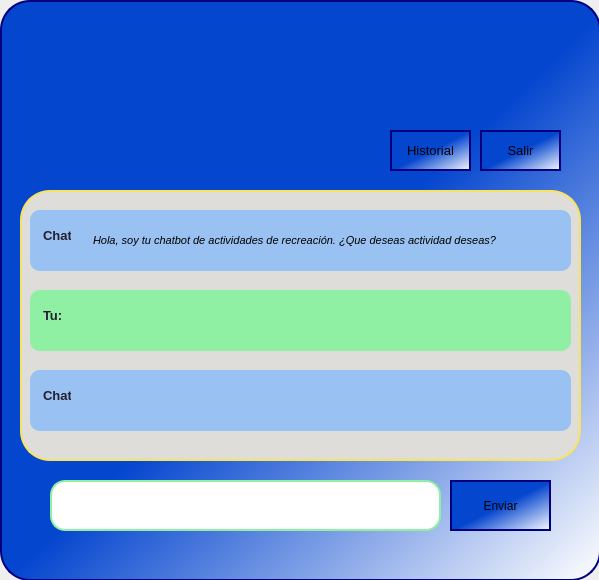
<?xml version="1.0" encoding="UTF-8"?>
<ui version="4.0">
 <class>Dialog</class>
 <widget class="QDialog" name="Dialog">
  <property name="geometry">
   <rect>
    <x>0</x>
    <y>0</y>
    <width>599</width>
    <height>580</height>
   </rect>
  </property>
  <property name="windowTitle">
   <string>Dialog</string>
  </property>
  <widget class="QFrame" name="frame">
   <property name="geometry">
    <rect>
     <x>0</x>
     <y>0</y>
     <width>601</width>
     <height>581</height>
    </rect>
   </property>
   <property name="styleSheet">
    <string notr="true">border-radius:30px;
border:2px  solid #00007f;
padding:10px;
background-color: qlineargradient(spread:pad, x1:0.114697, y1:0.103, x2:1, y2:1, stop:0.447761 rgba(5, 70, 207, 255), stop:1 rgba(255, 255, 255, 255));</string>
   </property>
   <property name="frameShape">
    <enum>QFrame::StyledPanel</enum>
   </property>
   <property name="frameShadow">
    <enum>QFrame::Raised</enum>
   </property>
   <widget class="QLabel" name="label">
    <property name="geometry">
     <rect>
      <x>30</x>
      <y>0</y>
      <width>501</width>
      <height>171</height>
     </rect>
    </property>
    <property name="styleSheet">
     <string notr="true">color: rgb(0,0,0,0%);
border:none;
background-color: transparent;
border-radios:40px;</string>
    </property>
    <property name="text">
     <string/>
    </property>
    <property name="pixmap">
     <pixmap>../../../../Downloads/centro-recreacional.png</pixmap>
    </property>
    <property name="scaledContents">
     <bool>true</bool>
    </property>
   </widget>
   <widget class="QPushButton" name="btnEnviar">
    <property name="geometry">
     <rect>
      <x>450</x>
      <y>480</y>
      <width>101</width>
      <height>51</height>
     </rect>
    </property>
    <property name="styleSheet">
     <string notr="true">background-color: rgb(46, 194, 126);
border-color: rgb(192, 191, 188);
border-color: rgb(222, 221, 218);
color: rgb(0, 0, 0);
font: 75 12pt &quot;Arial&quot;;
border-radius:15px;

QPushButton{
	background-color: rgb(87, 227, 137);

}
QPushButton:hover{
	background-color: rgb(143, 240, 164);

}</string>
    </property>
    <property name="text">
     <string>Enviar</string>
    </property>
   </widget>
   <widget class="QPushButton" name="btnHistorial">
    <property name="geometry">
     <rect>
      <x>390</x>
      <y>130</y>
      <width>81</width>
      <height>41</height>
     </rect>
    </property>
    <property name="font">
     <font>
      <family>Arial</family>
      <pointsize>10</pointsize>
      <italic>false</italic>
      <bold>false</bold>
     </font>
    </property>
    <property name="styleSheet">
     <string notr="true">background-color: rgb(246, 211, 45);
color: rgb(0, 0, 0);
border-color: rgb(222, 221, 218);
font: 75 10pt &quot;Arial&quot;;
border-radius:15px;

QPushButton{
	background-color: rgb(224, 27, 36);

}
QPushButton:hover{
	background-color: rgb(237, 51, 59);

}</string>
    </property>
    <property name="text">
     <string>Historial</string>
    </property>
   </widget>
   <widget class="QFrame" name="frameChatBot">
    <property name="geometry">
     <rect>
      <x>20</x>
      <y>190</y>
      <width>561</width>
      <height>271</height>
     </rect>
    </property>
    <property name="font">
     <font>
      <family>Arial</family>
     </font>
    </property>
    <property name="styleSheet">
     <string notr="true">border-color: rgb(246, 211, 45);
background-color: rgb(222, 221, 218);
border-color: rgb(248, 228, 92);</string>
    </property>
    <property name="frameShape">
     <enum>QFrame::StyledPanel</enum>
    </property>
    <property name="frameShadow">
     <enum>QFrame::Raised</enum>
    </property>
    <widget class="QFrame" name="frameChat">
     <property name="geometry">
      <rect>
       <x>10</x>
       <y>20</y>
       <width>541</width>
       <height>61</height>
      </rect>
     </property>
     <property name="styleSheet">
      <string notr="true">background-color: rgb(153, 193, 241);
border-radius:10px;
border:none;</string>
     </property>
     <property name="frameShape">
      <enum>QFrame::StyledPanel</enum>
     </property>
     <property name="frameShadow">
      <enum>QFrame::Raised</enum>
     </property>
     <widget class="QLabel" name="label_3">
      <property name="geometry">
       <rect>
        <x>0</x>
        <y>10</y>
        <width>51</width>
        <height>31</height>
       </rect>
      </property>
      <property name="font">
       <font>
        <family>Arial</family>
        <pointsize>10</pointsize>
        <bold>true</bold>
       </font>
      </property>
      <property name="styleSheet">
       <string notr="true">color: rgb(36, 31, 49);</string>
      </property>
      <property name="text">
       <string>Chat:</string>
      </property>
     </widget>
     <widget class="QLabel" name="labelChatTitle">
      <property name="geometry">
       <rect>
        <x>50</x>
        <y>10</y>
        <width>481</width>
        <height>41</height>
       </rect>
      </property>
      <property name="font">
       <font>
        <family>Arial</family>
        <pointsize>8</pointsize>
        <italic>true</italic>
       </font>
      </property>
      <property name="styleSheet">
       <string notr="true">color: rgb(0, 0, 0);
border:none;</string>
      </property>
      <property name="text">
       <string>Hola, soy tu chatbot de actividades de recreación. ¿Que deseas actividad deseas?</string>
      </property>
     </widget>
    </widget>
    <widget class="QFrame" name="frameUser">
     <property name="geometry">
      <rect>
       <x>10</x>
       <y>100</y>
       <width>541</width>
       <height>61</height>
      </rect>
     </property>
     <property name="styleSheet">
      <string notr="true">background-color: rgb(143, 240, 164);
border-radius:10px;
border:none;</string>
     </property>
     <property name="frameShape">
      <enum>QFrame::StyledPanel</enum>
     </property>
     <property name="frameShadow">
      <enum>QFrame::Raised</enum>
     </property>
     <widget class="QLabel" name="label_4">
      <property name="geometry">
       <rect>
        <x>0</x>
        <y>10</y>
        <width>51</width>
        <height>31</height>
       </rect>
      </property>
      <property name="font">
       <font>
        <family>Arial</family>
        <pointsize>10</pointsize>
        <bold>true</bold>
       </font>
      </property>
      <property name="styleSheet">
       <string notr="true">color: rgb(36, 31, 49);</string>
      </property>
      <property name="text">
       <string>Tu:</string>
      </property>
     </widget>
     <widget class="QLabel" name="labelUser">
      <property name="geometry">
       <rect>
        <x>50</x>
        <y>0</y>
        <width>481</width>
        <height>31</height>
       </rect>
      </property>
      <property name="font">
       <font>
        <family>Arial</family>
        <pointsize>8</pointsize>
        <italic>true</italic>
       </font>
      </property>
      <property name="styleSheet">
       <string notr="true">color: rgb(0, 0, 0);</string>
      </property>
      <property name="text">
       <string/>
      </property>
     </widget>
    </widget>
    <widget class="QFrame" name="frameChat_2">
     <property name="geometry">
      <rect>
       <x>10</x>
       <y>180</y>
       <width>541</width>
       <height>61</height>
      </rect>
     </property>
     <property name="styleSheet">
      <string notr="true">background-color: rgb(153, 193, 241);
border-radius:10px;
border:none;</string>
     </property>
     <property name="frameShape">
      <enum>QFrame::StyledPanel</enum>
     </property>
     <property name="frameShadow">
      <enum>QFrame::Raised</enum>
     </property>
     <widget class="QLabel" name="label_5">
      <property name="geometry">
       <rect>
        <x>0</x>
        <y>10</y>
        <width>51</width>
        <height>31</height>
       </rect>
      </property>
      <property name="font">
       <font>
        <family>Arial</family>
        <pointsize>10</pointsize>
        <bold>true</bold>
       </font>
      </property>
      <property name="styleSheet">
       <string notr="true">color: rgb(36, 31, 49);</string>
      </property>
      <property name="text">
       <string>Chat:</string>
      </property>
     </widget>
     <widget class="QLabel" name="labelChat">
      <property name="geometry">
       <rect>
        <x>50</x>
        <y>0</y>
        <width>481</width>
        <height>31</height>
       </rect>
      </property>
      <property name="font">
       <font>
        <family>Arial</family>
        <pointsize>8</pointsize>
        <italic>true</italic>
       </font>
      </property>
      <property name="styleSheet">
       <string notr="true">color: rgb(0, 0, 0);
border:none;</string>
      </property>
      <property name="text">
       <string/>
      </property>
     </widget>
    </widget>
   </widget>
   <widget class="QLineEdit" name="txtEnviar">
    <property name="geometry">
     <rect>
      <x>50</x>
      <y>480</y>
      <width>391</width>
      <height>51</height>
     </rect>
    </property>
    <property name="styleSheet">
     <string notr="true">border-radius:15px;
background-color: rgb(255, 255, 255);
border-color: rgb(143, 240, 164);</string>
    </property>
   </widget>
   <widget class="QPushButton" name="btnSalir">
    <property name="geometry">
     <rect>
      <x>480</x>
      <y>130</y>
      <width>81</width>
      <height>41</height>
     </rect>
    </property>
    <property name="font">
     <font>
      <family>Arial</family>
      <pointsize>10</pointsize>
      <italic>false</italic>
      <bold>false</bold>
     </font>
    </property>
    <property name="styleSheet">
     <string notr="true">background-color: rgb(224, 27, 36);
color: rgb(0, 0, 0);
border-color: rgb(222, 221, 218);
font: 75 10pt &quot;Arial&quot;;
border-radius:15px;

QPushButton{
	background-color: rgb(224, 27, 36);

}
QPushButton:hover{
	background-color: rgb(237, 51, 59);

}</string>
    </property>
    <property name="text">
     <string>Salir</string>
    </property>
   </widget>
   <widget class="QLabel" name="labelNombreUsuario">
    <property name="geometry">
     <rect>
      <x>190</x>
      <y>130</y>
      <width>161</width>
      <height>41</height>
     </rect>
    </property>
    <property name="font">
     <font>
      <family>Arial Black</family>
      <pointsize>20</pointsize>
      <italic>true</italic>
     </font>
    </property>
    <property name="styleSheet">
     <string notr="true">color: rgb(51, 209, 122);
background-color: transparent;
border:none;</string>
    </property>
    <property name="text">
     <string/>
    </property>
   </widget>
  </widget>
 </widget>
 <resources/>
 <connections/>
</ui>
